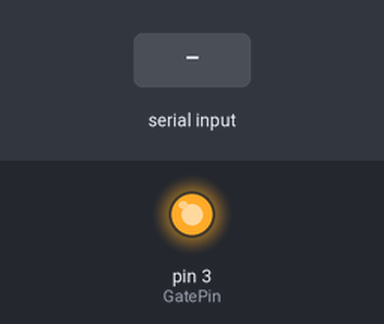
Simulated run of this sketch. Board: Arduino Uno, built with avr-gcc and run on an emulated ATmega328P. On the bench: output pins drawn as LEDs (lit = HIGH). The inputs (shaded band) are chosen by the test bench.

Above: at 1.2 s.
1.3 s: "1\n" received over Serial
At 1.7 s:
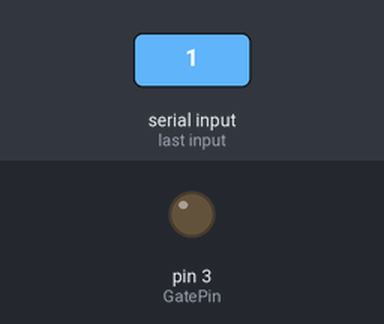
Timing chart, 0 to 4.3 s (numbered marks = the images above; inputs shaded):
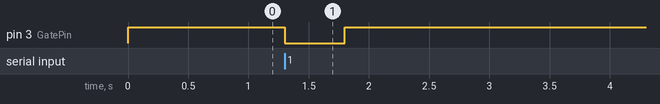

The sketch:

arduino.ino
```cpp
int x;
const int GatePin = 3;
const int on_time = 500;

void setup()
{
	Serial.begin(115200);
	Serial.setTimeout(1);
	pinMode(GatePin, OUTPUT);
	digitalWrite(GatePin, HIGH);
}

void loop()
{
	while (!Serial.available());
	x = Serial.readString().toInt();
	if (x == 1){
		digitalWrite(GatePin, LOW);
		delay(on_time);
		digitalWrite(GatePin, HIGH);
	}

}
```

Measured:
- after the input at 1.3 s, pin 3 (GatePin): HIGH → LOW at once, → HIGH 0.50 s later
